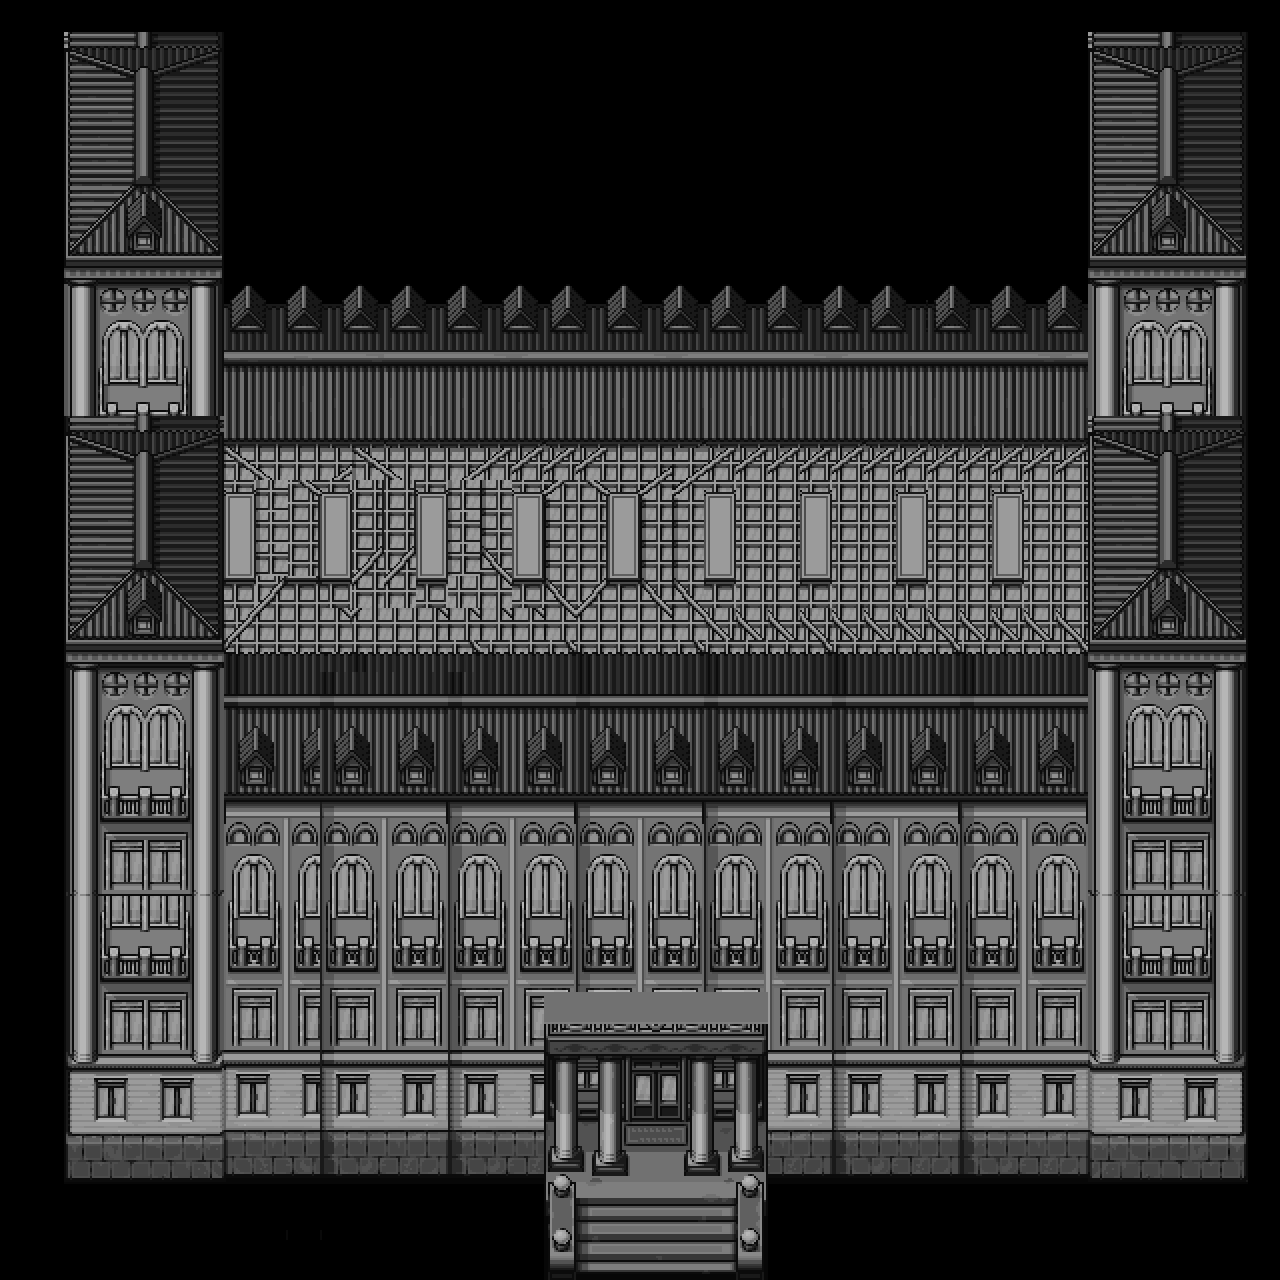

The image is a tile-based game level rendered from a .tmx file. Its description and source (layers, tilesets, objects; grid data summarised) follow:
An orthogonal 40x40 tile map with 32x32 px tiles, 2 tile layers (Objects -2, Objetcts -1), 7 tilesets.

<map version="1.10" tiledversion="1.11.0" orientation="orthogonal" renderorder="right-down" width="40" height="40" tilewidth="32" tileheight="32" infinite="0" nextlayerid="16" nextobjectid="1">
 <tileset firstgid="1" source="../Tileset TSX/Military.tsx" />
 <tileset firstgid="4225" source="../Tileset TSX/Police.tsx" />
 <tileset firstgid="6433" source="../Tileset TSX/FloorRed.tsx" />
 <tileset firstgid="6481" source="../Tileset TSX/Metros.tsx" />
 <tileset firstgid="12401" source="../Tileset TSX/CityProps.tsx" />
 <tileset firstgid="19409" source="../Tileset TSX/GardenSprite.tsx" />
 <tileset firstgid="25681" source="../Tileset TSX/GraveYardSprite.tsx" />
 <layer id="11" name="Objects -2" width="40" height="40">
  <data>[1600 cells, 1220 non-empty, 512 distinct tile ids]</data>
 </layer>
 <layer id="12" name="Objetcts -1" width="40" height="40">
  <data>[1600 cells, 158 non-empty, 158 distinct tile ids]</data>
 </layer>
</map>
